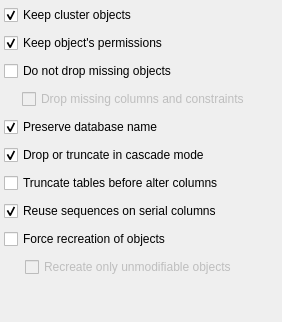
             <widget class="QWidget" name="tab_4">
              <attribute name="title">
               <string>Diff</string>
              </attribute>
              <layout class="QVBoxLayout" name="verticalLayout_2">
               <property name="leftMargin">
                <number>4</number>
               </property>
               <property name="topMargin">
                <number>4</number>
               </property>
               <property name="rightMargin">
                <number>4</number>
               </property>
               <property name="bottomMargin">
                <number>4</number>
               </property>
               <item>
                <layout class="QHBoxLayout" name="horizontalLayout_12">
                 <item>
                  <widget class="QCheckBox" name="keep_cluster_objs_chk">
                   <property name="toolTip">
                    <string/>
                   </property>
                   <property name="statusTip">
                    <string>Database cluster level objects like roles and tablespaces will not be dropped.</string>
                   </property>
                   <property name="text">
                    <string>Keep cluster objects</string>
                   </property>
                   <property name="checked">
                    <bool>true</bool>
                   </property>
                  </widget>
                 </item>
                 <item>
                  <widget class="QWidget" name="keep_cluster_objs_hint" native="true">
                   <property name="sizePolicy">
                    <sizepolicy hsizetype="Fixed" vsizetype="Fixed">
                     <horstretch>0</horstretch>
                     <verstretch>0</verstretch>
                    </sizepolicy>
                   </property>
                   <property name="minimumSize">
                    <size>
                     <width>22</width>
                     <height>22</height>
                    </size>
                   </property>
                   <property name="maximumSize">
                    <size>
                     <width>22</width>
                     <height>22</height>
                    </size>
                   </property>
                  </widget>
                 </item>
                </layout>
               </item>
               <item>
                <layout class="QHBoxLayout" name="horizontalLayout_15">
                 <item>
                  <widget class="QCheckBox" name="keep_obj_perms_chk">
                   <property name="toolTip">
                    <string/>
                   </property>
                   <property name="statusTip">
                    <string>Permissions already set on database objects will be kept. The ones configured on the model will be applied to the database.</string>
                   </property>
                   <property name="text">
                    <string>Keep object's permissions</string>
                   </property>
                   <property name="checked">
                    <bool>true</bool>
                   </property>
                  </widget>
                 </item>
                 <item>
                  <widget class="QWidget" name="keep_obj_perms_hint" native="true">
                   <property name="sizePolicy">
                    <sizepolicy hsizetype="Fixed" vsizetype="Fixed">
                     <horstretch>0</horstretch>
                     <verstretch>0</verstretch>
                    </sizepolicy>
                   </property>
                   <property name="minimumSize">
                    <size>
                     <width>22</width>
                     <height>22</height>
                    </size>
                   </property>
                   <property name="maximumSize">
                    <size>
                     <width>22</width>
                     <height>22</height>
                    </size>
                   </property>
                  </widget>
                 </item>
                </layout>
               </item>
               <item>
                <layout class="QGridLayout" name="gridLayout_12">
                 <item row="0" column="0" colspan="2">
                  <widget class="QCheckBox" name="dont_drop_missing_objs_chk">
                   <property name="toolTip">
                    <string/>
                   </property>
                   <property name="statusTip">
                    <string>Avoid the generation of DROP commands for objects that exists in database but not in the model. This is useful when diff a partial model against the complete database.</string>
                   </property>
                   <property name="text">
                    <string>Do not drop missing objects</string>
                   </property>
                   <property name="checked">
                    <bool>false</bool>
                   </property>
                  </widget>
                 </item>
                 <item row="0" column="2">
                  <widget class="QWidget" name="dont_drop_missing_objs_hint" native="true">
                   <property name="sizePolicy">
                    <sizepolicy hsizetype="Fixed" vsizetype="Fixed">
                     <horstretch>0</horstretch>
                     <verstretch>0</verstretch>
                    </sizepolicy>
                   </property>
                   <property name="minimumSize">
                    <size>
                     <width>22</width>
                     <height>22</height>
                    </size>
                   </property>
                   <property name="maximumSize">
                    <size>
                     <width>22</width>
                     <height>22</height>
                    </size>
                   </property>
                  </widget>
                 </item>
                 <item row="1" column="0">
                  <spacer name="horizontalSpacer_8">
                   <property name="orientation">
                    <enum>Qt::Horizontal</enum>
                   </property>
                   <property name="sizeType">
                    <enum>QSizePolicy::Fixed</enum>
                   </property>
                   <property name="sizeHint" stdset="0">
                    <size>
                     <width>12</width>
                     <height>21</height>
                    </size>
                   </property>
                  </spacer>
                 </item>
                 <item row="1" column="1">
                  <widget class="QCheckBox" name="drop_missing_cols_constr_chk">
                   <property name="enabled">
                    <bool>false</bool>
                   </property>
                   <property name="sizePolicy">
                    <sizepolicy hsizetype="Expanding" vsizetype="Fixed">
                     <horstretch>0</horstretch>
                     <verstretch>0</verstretch>
                    </sizepolicy>
                   </property>
                   <property name="toolTip">
                    <string/>
                   </property>
                   <property name="statusTip">
                    <string>Force the generation of DROP commands for columns and constraints that exist in database but not in the model. This is useful when diff a partial model against the complete database and the user needs to drop columns and constraint but preserve the rest of the objects.</string>
                   </property>
                   <property name="text">
                    <string>Drop missing columns and constraints</string>
                   </property>
                   <property name="checked">
                    <bool>false</bool>
                   </property>
                  </widget>
                 </item>
                 <item row="1" column="2">
                  <widget class="QWidget" name="drop_missing_cols_constr_hint" native="true">
                   <property name="sizePolicy">
                    <sizepolicy hsizetype="Fixed" vsizetype="Fixed">
                     <horstretch>0</horstretch>
                     <verstretch>0</verstretch>
                    </sizepolicy>
                   </property>
                   <property name="minimumSize">
                    <size>
                     <width>22</width>
                     <height>22</height>
                    </size>
                   </property>
                   <property name="maximumSize">
                    <size>
                     <width>22</width>
                     <height>22</height>
                    </size>
                   </property>
                  </widget>
                 </item>
                </layout>
               </item>
               <item>
                <layout class="QHBoxLayout" name="horizontalLayout_21">
                 <item>
                  <widget class="QCheckBox" name="preserve_db_name_chk">
                   <property name="toolTip">
                    <string/>
                   </property>
                   <property name="statusTip">
                    <string>No command to rename the destination database will be generated even the model's name differ from database name.</string>
                   </property>
                   <property name="text">
                    <string>Preserve database name</string>
                   </property>
                   <property name="checked">
                    <bool>true</bool>
                   </property>
                  </widget>
                 </item>
                 <item>
                  <widget class="QWidget" name="preserve_db_name_hint" native="true">
                   <property name="sizePolicy">
                    <sizepolicy hsizetype="Fixed" vsizetype="Fixed">
                     <horstretch>0</horstretch>
                     <verstretch>0</verstretch>
                    </sizepolicy>
                   </property>
                   <property name="minimumSize">
                    <size>
                     <width>22</width>
                     <height>22</height>
                    </size>
                   </property>
                   <property name="maximumSize">
                    <size>
                     <width>22</width>
                     <height>22</height>
                    </size>
                   </property>
                  </widget>
                 </item>
                </layout>
               </item>
               <item>
                <layout class="QHBoxLayout" name="horizontalLayout_16">
                 <item>
                  <widget class="QCheckBox" name="cascade_mode_chk">
                   <property name="enabled">
                    <bool>true</bool>
                   </property>
                   <property name="toolTip">
                    <string/>
                   </property>
                   <property name="statusTip">
                    <string>For DROP command, the objects that depends on an object to be dropped will be deleted as well. For TRUNCATE command, tables that are linked to a table to be truncated will be truncate too. &lt;strong&gt;NOTE:&lt;/strong&gt; this option can affect more objects than listed in the output or diff preview.</string>
                   </property>
                   <property name="text">
                    <string>Drop or truncate in cascade mode</string>
                   </property>
                   <property name="checked">
                    <bool>true</bool>
                   </property>
                  </widget>
                 </item>
                 <item>
                  <widget class="QWidget" name="drop_cascade_hint" native="true">
                   <property name="sizePolicy">
                    <sizepolicy hsizetype="Fixed" vsizetype="Fixed">
                     <horstretch>0</horstretch>
                     <verstretch>0</verstretch>
                    </sizepolicy>
                   </property>
                   <property name="minimumSize">
                    <size>
                     <width>22</width>
                     <height>22</height>
                    </size>
                   </property>
                   <property name="maximumSize">
                    <size>
                     <width>22</width>
                     <height>22</height>
                    </size>
                   </property>
                  </widget>
                 </item>
                </layout>
               </item>
               <item>
                <layout class="QHBoxLayout" name="horizontalLayout_14">
                 <item>
                  <widget class="QCheckBox" name="trunc_tables_chk">
                   <property name="sizePolicy">
                    <sizepolicy hsizetype="Expanding" vsizetype="Fixed">
                     <horstretch>0</horstretch>
                     <verstretch>0</verstretch>
                    </sizepolicy>
                   </property>
                   <property name="statusTip">
                    <string>Clears the data of all tables which will have columns modified. This is useful to avoid errors related to type casting. &lt;strong&gt;WARNING:&lt;/strong&gt; DO NOT use this option on production servers and always make a backup before use it.</string>
                   </property>
                   <property name="text">
                    <string>Truncate tables before alter columns</string>
                   </property>
                  </widget>
                 </item>
                 <item>
                  <widget class="QWidget" name="trunc_tables_hint" native="true">
                   <property name="sizePolicy">
                    <sizepolicy hsizetype="Fixed" vsizetype="Fixed">
                     <horstretch>0</horstretch>
                     <verstretch>0</verstretch>
                    </sizepolicy>
                   </property>
                   <property name="minimumSize">
                    <size>
                     <width>22</width>
                     <height>22</height>
                    </size>
                   </property>
                   <property name="maximumSize">
                    <size>
                     <width>22</width>
                     <height>22</height>
                    </size>
                   </property>
                  </widget>
                 </item>
                </layout>
               </item>
               <item>
                <layout class="QHBoxLayout" name="horizontalLayout_20">
                 <item>
                  <widget class="QCheckBox" name="reuse_sequences_chk">
                   <property name="sizePolicy">
                    <sizepolicy hsizetype="Expanding" vsizetype="Fixed">
                     <horstretch>0</horstretch>
                     <verstretch>0</verstretch>
                    </sizepolicy>
                   </property>
                   <property name="statusTip">
                    <string>Serial columns are converted to integer and having the default value changed  to &lt;strong&gt;nextval(sequence)&lt;/strong&gt; function call. By default, a new sequence is created for each serial column but checking this option sequences matching the name on column's default value will be reused and will not be dropped.</string>
                   </property>
                   <property name="text">
                    <string>Reuse sequences on serial columns</string>
                   </property>
                   <property name="checked">
                    <bool>true</bool>
                   </property>
                  </widget>
                 </item>
                 <item>
                  <widget class="QWidget" name="reuse_sequences_hint" native="true">
                   <property name="sizePolicy">
                    <sizepolicy hsizetype="Fixed" vsizetype="Fixed">
                     <horstretch>0</horstretch>
                     <verstretch>0</verstretch>
                    </sizepolicy>
                   </property>
                   <property name="minimumSize">
                    <size>
                     <width>22</width>
                     <height>22</height>
                    </size>
                   </property>
                   <property name="maximumSize">
                    <size>
                     <width>22</width>
                     <height>22</height>
                    </size>
                   </property>
                  </widget>
                 </item>
                </layout>
               </item>
               <item>
                <layout class="QGridLayout" name="gridLayout_8">
                 <item row="1" column="1">
                  <widget class="QCheckBox" name="recreate_unmod_chk">
                   <property name="enabled">
                    <bool>false</bool>
                   </property>
                   <property name="sizePolicy">
                    <sizepolicy hsizetype="Expanding" vsizetype="Fixed">
                     <horstretch>0</horstretch>
                     <verstretch>0</verstretch>
                    </sizepolicy>
                   </property>
                   <property name="statusTip">
                    <string/>
                   </property>
                   <property name="text">
                    <string>Recreate only unmodifiable objects</string>
                   </property>
                   <property name="checked">
                    <bool>false</bool>
                   </property>
                  </widget>
                 </item>
                 <item row="0" column="2">
                  <widget class="QWidget" name="force_recreation_hint" native="true">
                   <property name="sizePolicy">
                    <sizepolicy hsizetype="Fixed" vsizetype="Fixed">
                     <horstretch>0</horstretch>
                     <verstretch>0</verstretch>
                    </sizepolicy>
                   </property>
                   <property name="minimumSize">
                    <size>
                     <width>22</width>
                     <height>22</height>
                    </size>
                   </property>
                   <property name="maximumSize">
                    <size>
                     <width>22</width>
                     <height>22</height>
                    </size>
                   </property>
                  </widget>
                 </item>
                 <item row="1" column="0">
                  <spacer name="horizontalSpacer_5">
                   <property name="orientation">
                    <enum>Qt::Horizontal</enum>
                   </property>
                   <property name="sizeType">
                    <enum>QSizePolicy::Fixed</enum>
                   </property>
                   <property name="sizeHint" stdset="0">
                    <size>
                     <width>15</width>
                     <height>20</height>
                    </size>
                   </property>
                  </spacer>
                 </item>
                 <item row="0" column="0" colspan="2">
                  <widget class="QCheckBox" name="force_recreation_chk">
                   <property name="enabled">
                    <bool>true</bool>
                   </property>
                   <property name="toolTip">
                    <string/>
                   </property>
                   <property name="statusTip">
                    <string>Instead of use an ALTER command to modify certain kind of objects a DROP and CREATE will be used in order to do a full modification. This option does not affects the database object.</string>
                   </property>
                   <property name="text">
                    <string>Force recreation of objects</string>
                   </property>
                   <property name="checkable">
                    <bool>true</bool>
                   </property>
                   <property name="checked">
                    <bool>false</bool>
                   </property>
                  </widget>
                 </item>
                 <item row="1" column="2">
                  <widget class="QWidget" name="recreate_unmod_hint" native="true">
                   <property name="sizePolicy">
                    <sizepolicy hsizetype="Fixed" vsizetype="Fixed">
                     <horstretch>0</horstretch>
                     <verstretch>0</verstretch>
                    </sizepolicy>
                   </property>
                   <property name="minimumSize">
                    <size>
                     <width>22</width>
                     <height>22</height>
                    </size>
                   </property>
                   <property name="maximumSize">
                    <size>
                     <width>22</width>
                     <height>22</height>
                    </size>
                   </property>
                  </widget>
                 </item>
                </layout>
               </item>
               <item>
                <spacer name="verticalSpacer">
                 <property name="orientation">
                  <enum>Qt::Vertical</enum>
                 </property>
                 <property name="sizeHint" stdset="0">
                  <size>
                   <width>20</width>
                   <height>40</height>
                  </size>
                 </property>
                </spacer>
               </item>
              </layout>
             </widget>
